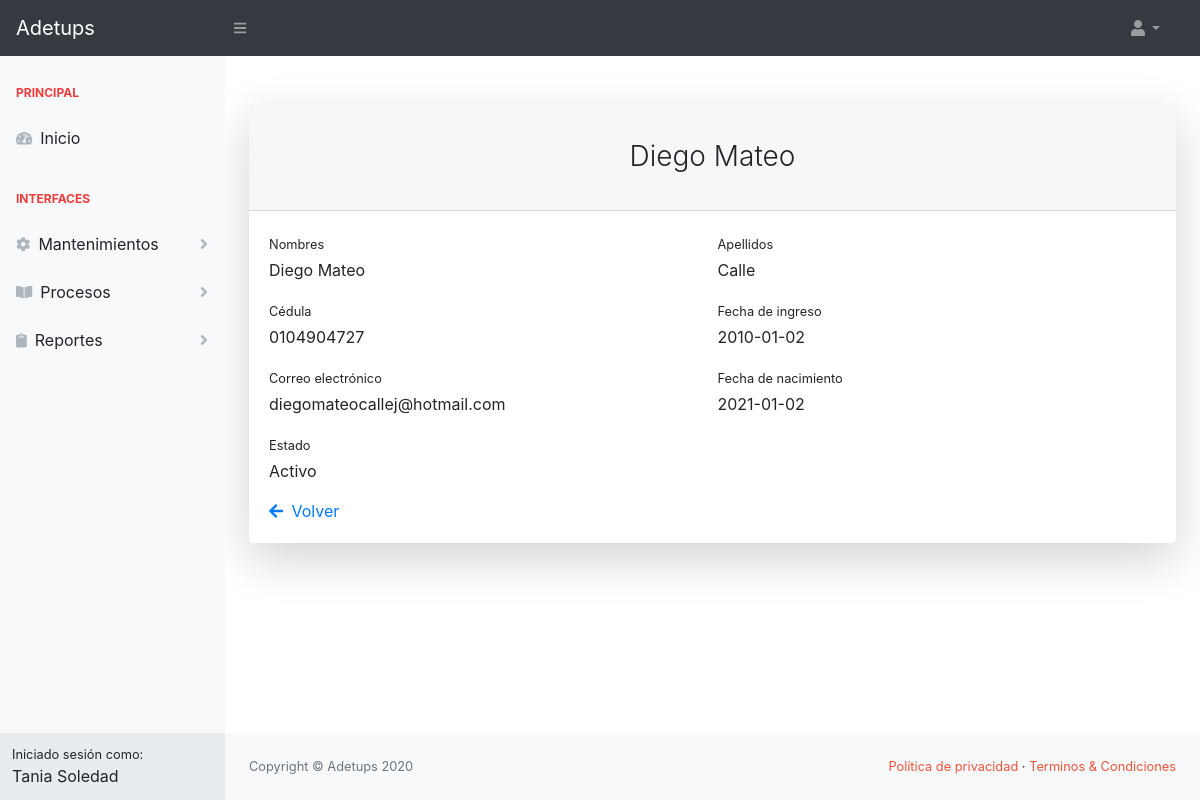
Screenshot of /asistente/sociodetail/5/ (signed in) with the database file from the repository.
### sistema/models.py (models this page shows, shortened)
class Usuario(AbstractBaseUser, PermissionsMixin):
    foto = models.ImageField(upload_to='img_perfil', null=True, blank=True, default='img_perfil/default-avatar.jpg')
    nombres = models.CharField(max_length=50, null=True, blank=True)
    date_joined = models.DateTimeField(default=timezone.now, null=True, blank=True)
    apellidos = models.CharField(max_length=50, null=True, blank=True)
    username = models.CharField(max_length=50, null=True, blank=True, unique=True)
    email = models.EmailField(unique=True, null=True, blank=True)
    fecha_nacimiento = models.DateField(null=True, blank=True)
    is_active = models.BooleanField(default=True, null=True, blank=True)
    is_staff = models.BooleanField(default=False, null=True, blank=True)
    tipo = models.CharField(max_length=20, null=True, blank=True)
    USERNAME_FIELD = 'username'
    objects = PersonalizadoBaseUserManager()

class Socio(models.Model):
    usuario = models.ForeignKey(Usuario, on_delete=models.CASCADE)
    direccion = models.CharField(max_length=80, null=True, blank=True)  # Field name made lowercase.
    telefono = models.CharField(max_length=15, null=True, blank=True)  # Field name made lowercase.
    celular = models.CharField(max_length=10, null=True, blank=True)  # Field name made lowercase.
    cargo = models.CharField(max_length=20, null=True, blank=True)  # Field name made lowercase.
    area = models.CharField(max_length=20, null=True, blank=True)  # Field name made lowercase.
    fecha_ingreso = models.DateField(blank=True, null=True)  # Field name made lowercase.
    is_garante = models.BooleanField(default=False, null=True, blank=True)
    rubros = models.ManyToManyField(RubroSocio, blank=True, null=True)

### asistente/views.py (the view)
# urls.py: path('sociodetail/<int:pk>/', SocioDetailView.as_view(), name="sociodetail"),
class SocioDetailView(LoginRequiredMixin, DetailView):
    model = Socio
    template_name = 'asistente/socio_detail.html'

### asistente/templates/asistente/socio_detail.html (shortened to what this page needs)
{% extends 'asistente/index.html' %}
{% block content %}
    <div class="card shadow-lg border-0 rounded-lg mt-5">
        <div class="card-header"><h3 class="text-center font-weight-light my-4">{{ socio.usuario.nombres|title }}</h3>
        </div>
        <div class="card-body">
            <form>
                <div class="form-row">
                    <div class="col-md-6">
                        <div class="form-group">
                            <label class="small mb-1" for="nombresId">Nombres</label>
                            <p id="nombresId">{{ socio.usuario.nombres|title }}</p>
                        </div>
                    </div>
                    <div class="col-md-6">
                        <div class="form-group">
                            <label class="small mb-1" for="apellidosId">Apellidos</label>
                            <p id="apellidosId">{{ socio.usuario.apellidos|title }}</p>
                        </div>
                    </div>
                </div>
                <div class="form-row">
                    <div class="col-md-6">
                        <div class="form-group">
                            <label class="small mb-1" for="usernameId">Cédula</label>
                            <p id="usernameId">{{ socio.usuario.username }}</p>
                        </div>
                    </div>
                    <div class="col-md-6">
                        <div class="form-group">
                            <label class="small mb-1" for="date_joinedId">Fecha de ingreso</label>
                            <p id="date_joinedId">
                                {{ socio.fecha_ingreso }}
                            </p>
                        </div>
                    </div>
                </div>
                <div class="form-row">
                    <div class="col-md-6">
                        <div class="form-group">
                            <label class="small mb-1" for="emailId">Correo electrónico</label>
                            <p id="emailId">
                                {{ socio.usuario.email }}
                            </p>
                        </div>
                    </div>
                    <div class="col-md-6">
                        <div class="form-group">
                            <label class="small mb-1" for="fecha_nacimientoId">Fecha de nacimiento</label>
                            <p id="fecha_nacimientoId">{{ socio.usuario.fecha_nacimiento }}</p>
                        </div>
                    </div>
                </div>
                <div class="form-row">
                    <div class="col-md-6">
                        <div class="form-group">
                            <label class="small mb-1" for="is_activeId">Estado</label>
                            <p id="is_activeId">
                                {% if socio.usuario.is_active %}
                                    Activo
                                {% else %}
                                    Desactivado
                                {% endif %}
                            </p>
                        </div>
                    </div>
                </div>
                <div class="row">
                    <div class="col-6">
                        <a href="{% url 'asistente:home' %}">
                            Volver
                        </a>
                    </div>
                </div>
            </form>
        </div>
    </div>
{% endblock %}

### sistema/templates/sistema/base.html (shortened to what this page needs)
{% load static %}
<!DOCTYPE html>
<html lang="en">
<head>
    {% block css %}
        <link href="{% static 'css/styles.css' %}" rel="stylesheet"/>
        <link href="https://cdn.datatables.net/1.10.20/css/dataTables.bootstrap4.min.css" rel="stylesheet"
/>
        <link rel="stylesheet"
              href="https://cdn.jsdelivr.net/npm/bootstrap-select@1.13.14/dist/css/bootstrap-select.min.css">
        <link href="{% static 'css/datepicker.css' %}" rel="stylesheet">
        <link rel="stylesheet" href="https://cdn.datatables.net/buttons/1.6.5/css/buttons.dataTables.min.css">
    {% endblock %}
</head>
<body class="sb-nav-fixed">
<nav class="sb-topnav navbar navbar-expand navbar-dark bg-dark">
    <a class="navbar-brand">Adetups</a>
    <button class="btn btn-link btn-sm order-1 order-lg-0" id="sidebarToggle" href="#"><i class="fas fa-bars"></i>
    </button>
    <ul class="navbar-nav d-none d-md-inline-block form-inline ml-auto mr-0 mr-md-3 my-2 my-md-0">
        <li class="nav-item dropdown">
            <a class="nav-link dropdown-toggle" id="userDropdown" href="#" role="button" data-toggle="dropdown"
               aria-haspopup="true" aria-expanded="false"><i class="fas fa-user fa-fw"></i></a>
        </li>
    </ul>
</nav>
<div id="layoutSidenav">
    <div id="layoutSidenav_nav">
        <nav class="sb-sidenav accordion sb-sidenav-light" id="sidenavAccordion">
            <div class="sb-sidenav-menu">
                <div class="nav">
                    {% block navbar %}
                    {% endblock %}
                </div>
            </div>
            <div class="sb-sidenav-footer">
                <div class="small">Iniciado sesión como:</div>
                {{ request.user.nombres }}
            </div>
        </nav>
    </div>
    <div id="layoutSidenav_content">
        <main>
            <div class="container-fluid">
                {% block content %}
                {% endblock %}
            </div>
        </main>
        <footer class="py-4 bg-light mt-auto">
            <div class="container-fluid">
                <div class="d-flex align-items-center justify-content-between small">
                    <div class="text-muted">Copyright &copy; Adetups 2020</div>
                    <div>
                        <a href="#" class="text-adetups">Política de privacidad</a>
                        &middot;
                        <a href="#" class="text-adetups">Terminos &amp; Condiciones</a>
                    </div>
                </div>
            </div>
        </footer>
    </div>
</div>
</body>
</html>

### rows the page displays
Usuario: user.nombres "Tania Soledad"
Socio: usuario.nombres "Diego Mateo", usuario.apellidos "Calle", usuario.username "0104904727", fecha_ingreso "2010-01-02", usuario.email "diegomateocallej@hotmail.com", usuario.fecha_nacimiento "2021-01-02"
